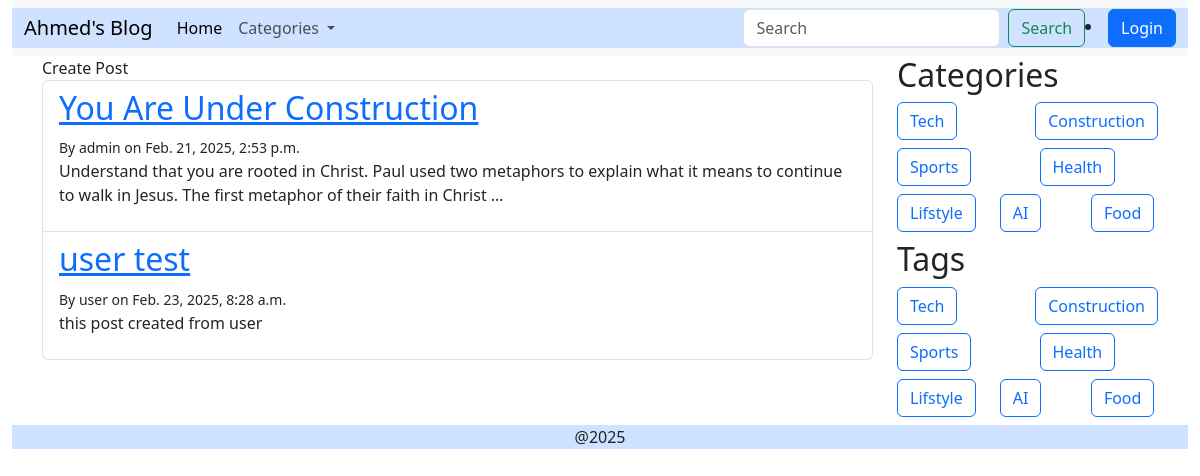
/?category=Construction, run on the app's committed database.
### Blogs/models.py (models this page shows, shortened)
class posts(models.Model):
    title = models.CharField(max_length=100)
    content = models.TextField()
    author = models.ForeignKey(User, on_delete=models.CASCADE)
    category = models.ForeignKey(categories, on_delete=models.SET_NULL, blank=True, null=True)
    tag = models.ManyToManyField(tags, blank=True)
    created_at = models.DateTimeField(auto_now_add=True)
    updated_at = models.DateTimeField(auto_now=True)
    view_count = models.PositiveBigIntegerField(default=0)
    liked_users = models.ManyToManyField(User, related_name='liked_posts')

class categories(models.Model):
    name = models.CharField(max_length=20, unique=True)

class tags(models.Model):
    name = models.CharField(max_length=20, unique=True)

### Blogs/views.py (the view)
# urls.py: path("", views.posts_list, name='posts_list'),
def posts_list(request):
    categoryQ=request.GET.get('category', None)
    tagQ=request.GET.get('tag', None)
    if categoryQ:
        post = posts.objects.filter(category__name=categoryQ)
    elif tagQ:
        post = posts.objects.filter(tag__name=tagQ)
    else:
        post = posts.objects.all()
    tag = tags.objects.all()
    category = categories.objects.all()
    return render(request, 'blog/All_posts.html', {'post': post, 'tag': tag, 'category': category})

### templates/blog/All_posts.html (shortened to what this page needs)
{% extends "blog/base.html" %}
{% block content %}
<a class ='nav-link' href="{% url 'create_post' %}">Create Post</a>
<ul class="list-group">
    {% for post in post %}
    <li class="list-group-item">
        <h2><a href="{% url 'post_detail' post.id %}">{{ post.title }}</a></h2>
        <small> By {{ post.author }} on {{post.created_at }}</small>
        <p>{{ post.content|truncatewords:30 }}</p>
    </li>
    {% empty %}
    <li class="list-group-item">No posts found.</li>
    {% endfor %}
</ul>
{% endblock %}

### templates/blog/base.html (shortened to what this page needs)
<!DOCTYPE html>
<html>
    <head>
        <link rel="stylesheet" href="https://cdn.jsdelivr.net/npm/bootstrap@5.3.3/dist/css/bootstrap.min.css">
        <link rel="stylesheet" href="https://cdn.jsdelivr.net/npm/bootstrap-icons@1.7.2/font/bootstrap-icons.css">
    </head>
    <body>
        <div class="container-fluid">
            <nav class="navbar navbar-expand-lg bg-body-tertiary">
                <div class="container-fluid bg-primary-subtle">
                  <a class="navbar-brand" href="{% url 'posts_list' %}">Ahmed's Blog</a>
                  <div class="collapse navbar-collapse" id="navbarSupportedContent">
                    <ul class="navbar-nav me-auto mb-2 mb-lg-0">
                      <li class="nav-item">
                        <a class="nav-link active" aria-current="page" href="{% url 'posts_list' %}">Home</a>
                      </li>
                      <li class="nav-item dropdown">
                        <a class="nav-link dropdown-toggle" href="#" role="button" data-bs-toggle="dropdown" aria-expanded="false">
                          Categories
                        </a>
                      </li>
                    </ul>
                    <form class="d-flex" role="search">
                      <input class="form-control me-2" type="search" placeholder="Search" aria-label="Search">
                      <button class="btn btn-outline-success" type="submit">Search</button>
                    </form>
                    {% if user.is_authenticated %}
                      <div class="dropdown">
                        <a class="btn btn-secondary dropdown-toggle" href="#" role="button" data-bs-toggle="dropdown" aria-expanded="false">
                          Welcome, {{ user.username }}
                        </a>
                        <ul class="dropdown-menu">
                          <li>
                            <form method="post" action="{% url 'logout' %}">
                              {% csrf_token %}
                              <button type="submit" class="dropdown-item">Logout</button>
                            </form>
                          </li>
                        </ul>
                      </div>
                    {% else %}
                      <li class="nav-item">
                        <a class="btn btn-primary" href="{% url 'login' %}" onclick="openLoginModal(); return false;">Login</a>
                      </li>
                    {% endif %}
                  </div>
                </div>
              </nav>
        <div class="container">
            <div class="row">
                <div class="blog-card col-md-9">
                    {% block content %}
                    {% endblock %}
                </div>
                <div class="blog-card col-md-3">
                    <div class="row">
                        <h2>Categories</h2>
                        {% for category in category %}
                        <div class="col mb-2">
                        <a href="{% url 'posts_list' %}?category={{category.name}}" class="btn btn-outline-primary">{{ category.name }}</a>
                        </div>
                        {% endfor %}
                    </div>
                    <div class="row">
                        <h2>Tags</h2>
                        {% for tag in tag %}
                        <div class="col mb-2">
                        <a href="{% url 'posts_list' %}?tag={{tag.name}}" class="btn btn-outline-primary">{{ tag.name }}</a>
                        </div>
                        {% endfor %}
                    </div>
                </div>
            </div>
        </div>
            <footer class="footer bg-primary-subtle text-center"><p>@2025</p></footer>
        </div>
    </body>
</html>

### data on the page
posts: title "You Are Under Construction", author "admin", created_at "Feb. 21, 2025, 2:53 p.m.", content "Understand that you are rooted in Christ. Paul used two metaphors to explain what it means to continue to walk in Jesus. The first metaphor of their faith in Christ …"
posts: title "user test", author "user", created_at "Feb. 23, 2025, 8:28 a.m.", content "this post created from user"
categories: name "Tech"
categories: name "Construction"
categories: name "Sports"
categories: name "Health"
categories: name "Lifstyle"
categories: name "AI"
categories: name "Food"
tags: name "Tech"
tags: name "Construction"
tags: name "Sports"
tags: name "Health"
tags: name "Lifstyle"
tags: name "AI"
tags: name "Food"
